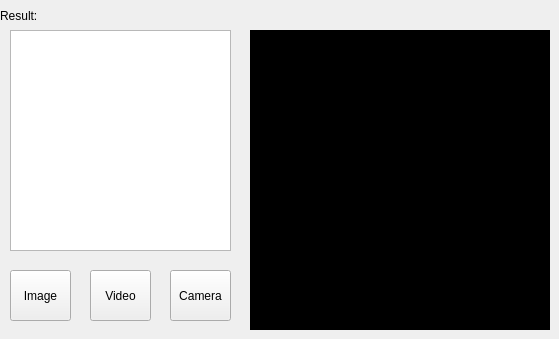
    <widget class="QWidget" name="tab">
     <attribute name="title">
      <string>Scan</string>
     </attribute>
     <widget class="QLabel" name="showlabel">
      <property name="geometry">
       <rect>
        <x>250</x>
        <y>30</y>
        <width>300</width>
        <height>300</height>
       </rect>
      </property>
      <property name="palette">
       <palette>
        <active>
         <colorrole role="WindowText">
          <brush brushstyle="SolidPattern">
           <color alpha="255">
            <red>255</red>
            <green>255</green>
            <blue>255</blue>
           </color>
          </brush>
         </colorrole>
         <colorrole role="Button">
          <brush brushstyle="SolidPattern">
           <color alpha="255">
            <red>0</red>
            <green>0</green>
            <blue>0</blue>
           </color>
          </brush>
         </colorrole>
         <colorrole role="Light">
          <brush brushstyle="SolidPattern">
           <color alpha="255">
            <red>0</red>
            <green>0</green>
            <blue>0</blue>
           </color>
          </brush>
         </colorrole>
         <colorrole role="Midlight">
          <brush brushstyle="SolidPattern">
           <color alpha="255">
            <red>0</red>
            <green>0</green>
            <blue>0</blue>
           </color>
          </brush>
         </colorrole>
         <colorrole role="Dark">
          <brush brushstyle="SolidPattern">
           <color alpha="255">
            <red>0</red>
            <green>0</green>
            <blue>0</blue>
           </color>
          </brush>
         </colorrole>
         <colorrole role="Mid">
          <brush brushstyle="SolidPattern">
           <color alpha="255">
            <red>0</red>
            <green>0</green>
            <blue>0</blue>
           </color>
          </brush>
         </colorrole>
         <colorrole role="Text">
          <brush brushstyle="SolidPattern">
           <color alpha="255">
            <red>255</red>
            <green>255</green>
            <blue>255</blue>
           </color>
          </brush>
         </colorrole>
         <colorrole role="BrightText">
          <brush brushstyle="SolidPattern">
           <color alpha="255">
            <red>255</red>
            <green>255</green>
            <blue>255</blue>
           </color>
          </brush>
         </colorrole>
         <colorrole role="ButtonText">
          <brush brushstyle="SolidPattern">
           <color alpha="255">
            <red>255</red>
            <green>255</green>
            <blue>255</blue>
           </color>
          </brush>
         </colorrole>
         <colorrole role="Base">
          <brush brushstyle="SolidPattern">
           <color alpha="255">
            <red>0</red>
            <green>0</green>
            <blue>0</blue>
           </color>
          </brush>
         </colorrole>
         <colorrole role="Window">
          <brush brushstyle="SolidPattern">
           <color alpha="255">
            <red>0</red>
            <green>0</green>
            <blue>0</blue>
           </color>
          </brush>
         </colorrole>
         <colorrole role="Shadow">
          <brush brushstyle="SolidPattern">
           <color alpha="255">
            <red>0</red>
            <green>0</green>
            <blue>0</blue>
           </color>
          </brush>
         </colorrole>
         <colorrole role="AlternateBase">
          <brush brushstyle="SolidPattern">
           <color alpha="255">
            <red>0</red>
            <green>0</green>
            <blue>0</blue>
           </color>
          </brush>
         </colorrole>
         <colorrole role="ToolTipBase">
          <brush brushstyle="SolidPattern">
           <color alpha="255">
            <red>255</red>
            <green>255</green>
            <blue>220</blue>
           </color>
          </brush>
         </colorrole>
         <colorrole role="ToolTipText">
          <brush brushstyle="SolidPattern">
           <color alpha="255">
            <red>0</red>
            <green>0</green>
            <blue>0</blue>
           </color>
          </brush>
         </colorrole>
        </active>
        <inactive>
         <colorrole role="WindowText">
          <brush brushstyle="SolidPattern">
           <color alpha="255">
            <red>255</red>
            <green>255</green>
            <blue>255</blue>
           </color>
          </brush>
         </colorrole>
         <colorrole role="Button">
          <brush brushstyle="SolidPattern">
           <color alpha="255">
            <red>0</red>
            <green>0</green>
            <blue>0</blue>
           </color>
          </brush>
         </colorrole>
         <colorrole role="Light">
          <brush brushstyle="SolidPattern">
           <color alpha="255">
            <red>0</red>
            <green>0</green>
            <blue>0</blue>
           </color>
          </brush>
         </colorrole>
         <colorrole role="Midlight">
          <brush brushstyle="SolidPattern">
           <color alpha="255">
            <red>0</red>
            <green>0</green>
            <blue>0</blue>
           </color>
          </brush>
         </colorrole>
         <colorrole role="Dark">
          <brush brushstyle="SolidPattern">
           <color alpha="255">
            <red>0</red>
            <green>0</green>
            <blue>0</blue>
           </color>
          </brush>
         </colorrole>
         <colorrole role="Mid">
          <brush brushstyle="SolidPattern">
           <color alpha="255">
            <red>0</red>
            <green>0</green>
            <blue>0</blue>
           </color>
          </brush>
         </colorrole>
         <colorrole role="Text">
          <brush brushstyle="SolidPattern">
           <color alpha="255">
            <red>255</red>
            <green>255</green>
            <blue>255</blue>
           </color>
          </brush>
         </colorrole>
         <colorrole role="BrightText">
          <brush brushstyle="SolidPattern">
           <color alpha="255">
            <red>255</red>
            <green>255</green>
            <blue>255</blue>
           </color>
          </brush>
         </colorrole>
         <colorrole role="ButtonText">
          <brush brushstyle="SolidPattern">
           <color alpha="255">
            <red>255</red>
            <green>255</green>
            <blue>255</blue>
           </color>
          </brush>
         </colorrole>
         <colorrole role="Base">
          <brush brushstyle="SolidPattern">
           <color alpha="255">
            <red>0</red>
            <green>0</green>
            <blue>0</blue>
           </color>
          </brush>
         </colorrole>
         <colorrole role="Window">
          <brush brushstyle="SolidPattern">
           <color alpha="255">
            <red>0</red>
            <green>0</green>
            <blue>0</blue>
           </color>
          </brush>
         </colorrole>
         <colorrole role="Shadow">
          <brush brushstyle="SolidPattern">
           <color alpha="255">
            <red>0</red>
            <green>0</green>
            <blue>0</blue>
           </color>
          </brush>
         </colorrole>
         <colorrole role="AlternateBase">
          <brush brushstyle="SolidPattern">
           <color alpha="255">
            <red>0</red>
            <green>0</green>
            <blue>0</blue>
           </color>
          </brush>
         </colorrole>
         <colorrole role="ToolTipBase">
          <brush brushstyle="SolidPattern">
           <color alpha="255">
            <red>255</red>
            <green>255</green>
            <blue>220</blue>
           </color>
          </brush>
         </colorrole>
         <colorrole role="ToolTipText">
          <brush brushstyle="SolidPattern">
           <color alpha="255">
            <red>0</red>
            <green>0</green>
            <blue>0</blue>
           </color>
          </brush>
         </colorrole>
        </inactive>
        <disabled>
         <colorrole role="WindowText">
          <brush brushstyle="SolidPattern">
           <color alpha="255">
            <red>0</red>
            <green>0</green>
            <blue>0</blue>
           </color>
          </brush>
         </colorrole>
         <colorrole role="Button">
          <brush brushstyle="SolidPattern">
           <color alpha="255">
            <red>0</red>
            <green>0</green>
            <blue>0</blue>
           </color>
          </brush>
         </colorrole>
         <colorrole role="Light">
          <brush brushstyle="SolidPattern">
           <color alpha="255">
            <red>0</red>
            <green>0</green>
            <blue>0</blue>
           </color>
          </brush>
         </colorrole>
         <colorrole role="Midlight">
          <brush brushstyle="SolidPattern">
           <color alpha="255">
            <red>0</red>
            <green>0</green>
            <blue>0</blue>
           </color>
          </brush>
         </colorrole>
         <colorrole role="Dark">
          <brush brushstyle="SolidPattern">
           <color alpha="255">
            <red>0</red>
            <green>0</green>
            <blue>0</blue>
           </color>
          </brush>
         </colorrole>
         <colorrole role="Mid">
          <brush brushstyle="SolidPattern">
           <color alpha="255">
            <red>0</red>
            <green>0</green>
            <blue>0</blue>
           </color>
          </brush>
         </colorrole>
         <colorrole role="Text">
          <brush brushstyle="SolidPattern">
           <color alpha="255">
            <red>0</red>
            <green>0</green>
            <blue>0</blue>
           </color>
          </brush>
         </colorrole>
         <colorrole role="BrightText">
          <brush brushstyle="SolidPattern">
           <color alpha="255">
            <red>255</red>
            <green>255</green>
            <blue>255</blue>
           </color>
          </brush>
         </colorrole>
         <colorrole role="ButtonText">
          <brush brushstyle="SolidPattern">
           <color alpha="255">
            <red>0</red>
            <green>0</green>
            <blue>0</blue>
           </color>
          </brush>
         </colorrole>
         <colorrole role="Base">
          <brush brushstyle="SolidPattern">
           <color alpha="255">
            <red>0</red>
            <green>0</green>
            <blue>0</blue>
           </color>
          </brush>
         </colorrole>
         <colorrole role="Window">
          <brush brushstyle="SolidPattern">
           <color alpha="255">
            <red>0</red>
            <green>0</green>
            <blue>0</blue>
           </color>
          </brush>
         </colorrole>
         <colorrole role="Shadow">
          <brush brushstyle="SolidPattern">
           <color alpha="255">
            <red>0</red>
            <green>0</green>
            <blue>0</blue>
           </color>
          </brush>
         </colorrole>
         <colorrole role="AlternateBase">
          <brush brushstyle="SolidPattern">
           <color alpha="255">
            <red>0</red>
            <green>0</green>
            <blue>0</blue>
           </color>
          </brush>
         </colorrole>
         <colorrole role="ToolTipBase">
          <brush brushstyle="SolidPattern">
           <color alpha="255">
            <red>255</red>
            <green>255</green>
            <blue>220</blue>
           </color>
          </brush>
         </colorrole>
         <colorrole role="ToolTipText">
          <brush brushstyle="SolidPattern">
           <color alpha="255">
            <red>0</red>
            <green>0</green>
            <blue>0</blue>
           </color>
          </brush>
         </colorrole>
        </disabled>
       </palette>
      </property>
      <property name="autoFillBackground">
       <bool>true</bool>
      </property>
      <property name="frameShape">
       <enum>QFrame::Box</enum>
      </property>
      <property name="frameShadow">
       <enum>QFrame::Sunken</enum>
      </property>
      <property name="text">
       <string/>
      </property>
     </widget>
     <widget class="QPushButton" name="VideoButton">
      <property name="geometry">
       <rect>
        <x>90</x>
        <y>270</y>
        <width>61</width>
        <height>51</height>
       </rect>
      </property>
      <property name="text">
       <string>Video</string>
      </property>
     </widget>
     <widget class="QPushButton" name="ImageButton">
      <property name="geometry">
       <rect>
        <x>10</x>
        <y>270</y>
        <width>61</width>
        <height>51</height>
       </rect>
      </property>
      <property name="text">
       <string>Image</string>
      </property>
     </widget>
     <widget class="QLabel" name="label">
      <property name="geometry">
       <rect>
        <x>0</x>
        <y>7</y>
        <width>67</width>
        <height>17</height>
       </rect>
      </property>
      <property name="text">
       <string>Result:</string>
      </property>
     </widget>
     <widget class="QPushButton" name="CameraButton">
      <property name="geometry">
       <rect>
        <x>170</x>
        <y>270</y>
        <width>61</width>
        <height>51</height>
       </rect>
      </property>
      <property name="text">
       <string>Camera</string>
      </property>
     </widget>
     <widget class="QTextEdit" name="textResult">
      <property name="geometry">
       <rect>
        <x>10</x>
        <y>30</y>
        <width>221</width>
        <height>221</height>
       </rect>
      </property>
     </widget>
    </widget>
